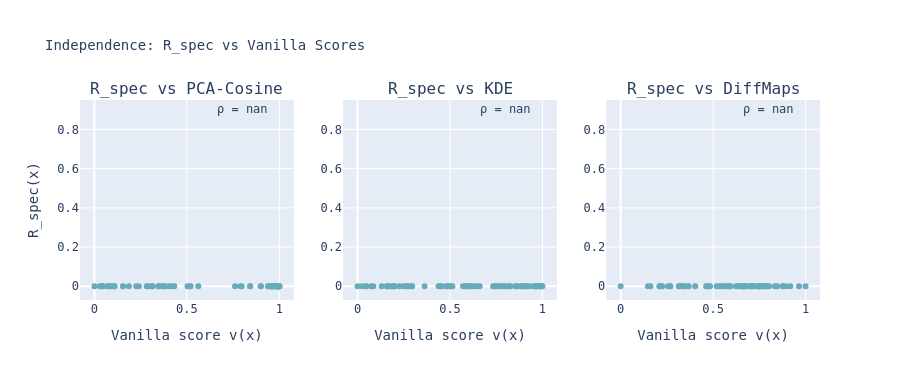

Notebook code for this chart:
### Markdown cell above
---
## 9 · Independence checks (Principle 6)

We verify that `R_spec` is not a disguised copy of any vanilla score  
by plotting scatter plots and computing Pearson ρ.

### Code cell
fig4 = make_subplots(rows=1, cols=3,
    subplot_titles=["R_spec vs PCA-Cosine", "R_spec vs KDE", "R_spec vs DiffMaps"])

vanilla_pairs = [("PCA-Cosine", v_pca), ("KDE", v_kde), ("DiffMaps", v_diff)]
for col_idx, (vname, v) in enumerate(vanilla_pairs, start=1):
    rho, _ = pearsonr(R_spec, v)
    fig4.add_trace(go.Scatter(
        x=v, y=R_spec,
        mode="markers",
        text=[f"{w} ({l})" for w, l in zip(words, labels)],
        marker=dict(color=R_spec, colorscale="Teal", size=6),
        showlegend=False,
        name=vname,
    ), row=1, col=col_idx)
    fig4.add_annotation(
        xref=f"x{col_idx}", yref=f"y{col_idx}",
        x=0.95, y=0.95, xanchor="right", yanchor="top",
        text=f"ρ = {rho:.3f}",
        showarrow=False, font=dict(size=12),
        row=1, col=col_idx)

fig4.update_xaxes(title_text="Vanilla score v(x)")
fig4.update_yaxes(title_text="R_spec(x)", col=1)
fig4.update_layout(height=380, title_text="Independence: R_spec vs Vanilla Scores",
                   font_family="monospace", title_font_size=14)
fig4.write_image(OUTPUT_DIR / "fig_04_independence.png", scale=2)
fig4.show()
print("Saved fig_04_independence.png")

### Figure 1 — Plotly figure (JSON) as saved in the notebook; plotly's stock layout.template omitted (floating-point values rounded to 4 significant figures)
{"data": [{"marker": {"color": [0.0, 0.0, 0.0, 0.0, 0.0, 0.0, 0.0, 0.0, 0.0, 0.0, 0.0, 0.0, 0.0, 0.0, 0.0, 0.0, 0.0, 0.0, 0.0, 0.0, 0.0, 0.0, 0.0, 0.0, 0.0, 0.0, 0.0, 0.0, 0.0, 0.0, 0.0, 0.0, 0.0, 0.0, 0.0, 0.0, 0.0, 0.0, 0.0, 0.0, 0.0, 0.0, 0.0, 0.0, 0.0, 0.0, 0.0, 0.0, 0.0, 0.0, 0.0, 0.0, 0.0, 0.0, 0.0, 0.0, 0.0, 0.0, 0.0, 0.0, 0.0, 0.0, 0.0, 0.0, 0.0, 0.0, 0.0, 0.0, 0.0, 0.0, 0.0, 0.0, 0.0, 0.0, 0.0, 0.0, 0.0, 0.0, 0.0, 0.0], "colorscale": [[0, "rgb(209, 238, 234)"], [0.1667, "rgb(168, 219, 217)"], [0.3333, "rgb(133, 196, 201)"], [0.5, "rgb(104, 171, 184)"], [0.6667, "rgb(79, 144, 166)"], [0.8333, "rgb(59, 115, 143)"], [1, "rgb(42, 86, 116)"]], "size": 6}, "mode": "markers", "name": "PCA-Cosine", "showlegend": false, "text": ["bread (FOOD)", "rice (FOOD)", "soup (FOOD)", "cake (FOOD)", "pizza (FOOD)", "pasta (FOOD)", "salad (FOOD)", "curry (FOOD)", "cheese (FOOD)", "butter (FOOD)", "cream (FOOD)", "jam (FOOD)", "honey (FOOD)", "chocolate (FOOD)", "coffee (FOOD)", "tea (FOOD)", "wine (FOOD)", "beer (FOOD)", "milk (FOOD)", "sugar (FOOD)", "atom (SCIENCE)", "electron (SCIENCE)", "proton (SCIENCE)", "neutron (SCIENCE)", "photon (SCIENCE)", "atom (SCIENCE)", "force (SCIENCE)", "energy (SCIENCE)", "mass (SCIENCE)", "gravity (SCIENCE)", "entropy (SCIENCE)", "plasma (SCIENCE)", "laser (SCIENCE)", "magnet (SCIENCE)", "circuit (SCIENCE)", "gene (SCIENCE)", "cell (SCIENCE)", "virus (SCIENCE)", "enzyme (SCIENCE)", "protein (SCIENCE)", "hammer (TOOL)", "saw (TOOL)", "drill (TOOL)", "drill (TOOL)", "screw (TOOL)", "nail (TOOL)", "bolt (TOOL)", "knife (TOOL)", "blade (TOOL)", "hook (TOOL)", "forge (TOOL)", "wheel (TOOL)", "axle (TOOL)", "lever (TOOL)", "axle (TOOL)", "gear (TOOL)", "spring (TOOL)", "joint (TOOL)", "vice (TOOL)", "hook (TOOL)", "red (COLOUR)", "blue (COLOUR)", "green (COLOUR)", "yellow (COLOUR)", "purple (COLOUR)", "orange (COLOUR)", "pink (COLOUR)", "brown (COLOUR)", "black (COLOUR)", "white (COLOUR)", "grey (COLOUR)", "grey (COLOUR)", "violet (COLOUR)", "gold (COLOUR)", "silver (COLOUR)", "beige (COLOUR)", "azure (COLOUR)", "indigo (COLOUR)", "violet (COLOUR)", "crimson (COLOUR)"], "type": "scatter", "x": [0.5169, 0.2916, 0.4298, 0.3668, 0.5035, 0.5203, 0.368, 0.312, 0.4082, 0.4312, 0.3096, 0.9633, 0.3783, 0.2823, 0.3137, 0.2258, 0.345, 0.3512, 0.3787, 0.3853, 0.8421, 0.9382, 0.9535, 0.9003, 0.5171, 0.8421, 0.9961, 0.9871, 0.9879, 0.9745, 0.8987, 0.974, 0.7889, 0.9652, 0.9986, 0.9988, 0.9895, 0.9745, 0.7963, 0.5618, 0.9976, 0.9733, 1.0, 1.0, 0.9885, 0.9889, 0.9403, 1.0, 0.9597, 0.9965, 0.9605, 0.9587, 0.9499, 0.9958, 0.9499, 0.9845, 0.7604, 0.9988, 0.9965, 0.9965, 0.07659, 0.06767, 0.03855, 0.0374, 0.1039, 0.03679, 0.08158, 0.04823, 0.0833, 0.04149, 0.108, 0.108, 0.1546, 0.0, 0.1863, 0.02875, 0.4066, 0.08839, 0.1546, 0.2403], "xaxis": "x", "y": [0.0, 0.0, 0.0, 0.0, 0.0, 0.0, 0.0, 0.0, 0.0, 0.0, 0.0, 0.0, 0.0, 0.0, 0.0, 0.0, 0.0, 0.0, 0.0, 0.0, 0.0, 0.0, 0.0, 0.0, 0.0, 0.0, 0.0, 0.0, 0.0, 0.0, 0.0, 0.0, 0.0, 0.0, 0.0, 0.0, 0.0, 0.0, 0.0, 0.0, 0.0, 0.0, 0.0, 0.0, 0.0, 0.0, 0.0, 0.0, 0.0, 0.0, 0.0, 0.0, 0.0, 0.0, 0.0, 0.0, 0.0, 0.0, 0.0, 0.0, 0.0, 0.0, 0.0, 0.0, 0.0, 0.0, 0.0, 0.0, 0.0, 0.0, 0.0, 0.0, 0.0, 0.0, 0.0, 0.0, 0.0, 0.0, 0.0, 0.0], "yaxis": "y"}, {"marker": {"color": [0.0, 0.0, 0.0, 0.0, 0.0, 0.0, 0.0, 0.0, 0.0, 0.0, 0.0, 0.0, 0.0, 0.0, 0.0, 0.0, 0.0, 0.0, 0.0, 0.0, 0.0, 0.0, 0.0, 0.0, 0.0, 0.0, 0.0, 0.0, 0.0, 0.0, 0.0, 0.0, 0.0, 0.0, 0.0, 0.0, 0.0, 0.0, 0.0, 0.0, 0.0, 0.0, 0.0, 0.0, 0.0, 0.0, 0.0, 0.0, 0.0, 0.0, 0.0, 0.0, 0.0, 0.0, 0.0, 0.0, 0.0, 0.0, 0.0, 0.0, 0.0, 0.0, 0.0, 0.0, 0.0, 0.0, 0.0, 0.0, 0.0, 0.0, 0.0, 0.0, 0.0, 0.0, 0.0, 0.0, 0.0, 0.0, 0.0, 0.0], "colorscale": [[0, "rgb(209, 238, 234)"], [0.1667, "rgb(168, 219, 217)"], [0.3333, "rgb(133, 196, 201)"], [0.5, "rgb(104, 171, 184)"], [0.6667, "rgb(79, 144, 166)"], [0.8333, "rgb(59, 115, 143)"], [1, "rgb(42, 86, 116)"]], "size": 6}, "mode": "markers", "name": "KDE", "showlegend": false, "text": ["bread (FOOD)", "rice (FOOD)", "soup (FOOD)", "cake (FOOD)", "pizza (FOOD)", "pasta (FOOD)", "salad (FOOD)", "curry (FOOD)", "cheese (FOOD)", "butter (FOOD)", "cream (FOOD)", "jam (FOOD)", "honey (FOOD)", "chocolate (FOOD)", "coffee (FOOD)", "tea (FOOD)", "wine (FOOD)", "beer (FOOD)", "milk (FOOD)", "sugar (FOOD)", "atom (SCIENCE)", "electron (SCIENCE)", "proton (SCIENCE)", "neutron (SCIENCE)", "photon (SCIENCE)", "atom (SCIENCE)", "force (SCIENCE)", "energy (SCIENCE)", "mass (SCIENCE)", "gravity (SCIENCE)", "entropy (SCIENCE)", "plasma (SCIENCE)", "laser (SCIENCE)", "magnet (SCIENCE)", "circuit (SCIENCE)", "gene (SCIENCE)", "cell (SCIENCE)", "virus (SCIENCE)", "enzyme (SCIENCE)", "protein (SCIENCE)", "hammer (TOOL)", "saw (TOOL)", "drill (TOOL)", "drill (TOOL)", "screw (TOOL)", "nail (TOOL)", "bolt (TOOL)", "knife (TOOL)", "blade (TOOL)", "hook (TOOL)", "forge (TOOL)", "wheel (TOOL)", "axle (TOOL)", "lever (TOOL)", "axle (TOOL)", "gear (TOOL)", "spring (TOOL)", "joint (TOOL)", "vice (TOOL)", "hook (TOOL)", "red (COLOUR)", "blue (COLOUR)", "green (COLOUR)", "yellow (COLOUR)", "purple (COLOUR)", "orange (COLOUR)", "pink (COLOUR)", "brown (COLOUR)", "black (COLOUR)", "white (COLOUR)", "grey (COLOUR)", "grey (COLOUR)", "violet (COLOUR)", "gold (COLOUR)", "silver (COLOUR)", "beige (COLOUR)", "azure (COLOUR)", "indigo (COLOUR)", "violet (COLOUR)", "crimson (COLOUR)"], "type": "scatter", "x": [0.3623, 0.4565, 0.6383, 0.5929, 0.4498, 0.5013, 0.5128, 0.7442, 0.2881, 0.4381, 0.4479, 0.9581, 0.6212, 0.2655, 0.2955, 0.2748, 0.6606, 0.5021, 0.1607, 0.2623, 0.586, 0.5704, 0.8228, 0.7975, 0.5021, 0.586, 0.7562, 0.9631, 0.8531, 0.8845, 0.987, 0.9735, 0.8615, 0.8803, 0.9181, 0.9872, 0.992, 1.0, 0.7752, 0.6489, 0.7332, 0.8584, 0.4819, 0.4819, 0.7455, 0.9701, 0.7975, 0.9034, 0.8932, 0.9957, 0.927, 0.827, 0.6106, 0.7851, 0.6106, 0.9086, 0.9636, 0.8162, 0.9469, 0.9957, 0.1687, 0.1305, 0.08542, 0.157, 0.02486, 0.1807, 0.07418, 0.2478, 0.2008, 0.1637, 0.04733, 0.04733, 0.1952, 0.8973, 0.6122, 0.0, 0.7685, 0.1981, 0.1952, 0.2262], "xaxis": "x2", "y": [0.0, 0.0, 0.0, 0.0, 0.0, 0.0, 0.0, 0.0, 0.0, 0.0, 0.0, 0.0, 0.0, 0.0, 0.0, 0.0, 0.0, 0.0, 0.0, 0.0, 0.0, 0.0, 0.0, 0.0, 0.0, 0.0, 0.0, 0.0, 0.0, 0.0, 0.0, 0.0, 0.0, 0.0, 0.0, 0.0, 0.0, 0.0, 0.0, 0.0, 0.0, 0.0, 0.0, 0.0, 0.0, 0.0, 0.0, 0.0, 0.0, 0.0, 0.0, 0.0, 0.0, 0.0, 0.0, 0.0, 0.0, 0.0, 0.0, 0.0, 0.0, 0.0, 0.0, 0.0, 0.0, 0.0, 0.0, 0.0, 0.0, 0.0, 0.0, 0.0, 0.0, 0.0, 0.0, 0.0, 0.0, 0.0, 0.0, 0.0], "yaxis": "y2"}, {"marker": {"color": [0.0, 0.0, 0.0, 0.0, 0.0, 0.0, 0.0, 0.0, 0.0, 0.0, 0.0, 0.0, 0.0, 0.0, 0.0, 0.0, 0.0, 0.0, 0.0, 0.0, 0.0, 0.0, 0.0, 0.0, 0.0, 0.0, 0.0, 0.0, 0.0, 0.0, 0.0, 0.0, 0.0, 0.0, 0.0, 0.0, 0.0, 0.0, 0.0, 0.0, 0.0, 0.0, 0.0, 0.0, 0.0, 0.0, 0.0, 0.0, 0.0, 0.0, 0.0, 0.0, 0.0, 0.0, 0.0, 0.0, 0.0, 0.0, 0.0, 0.0, 0.0, 0.0, 0.0, 0.0, 0.0, 0.0, 0.0, 0.0, 0.0, 0.0, 0.0, 0.0, 0.0, 0.0, 0.0, 0.0, 0.0, 0.0, 0.0, 0.0], "colorscale": [[0, "rgb(209, 238, 234)"], [0.1667, "rgb(168, 219, 217)"], [0.3333, "rgb(133, 196, 201)"], [0.5, "rgb(104, 171, 184)"], [0.6667, "rgb(79, 144, 166)"], [0.8333, "rgb(59, 115, 143)"], [1, "rgb(42, 86, 116)"]], "size": 6}, "mode": "markers", "name": "DiffMaps", "showlegend": false, "text": ["bread (FOOD)", "rice (FOOD)", "soup (FOOD)", "cake (FOOD)", "pizza (FOOD)", "pasta (FOOD)", "salad (FOOD)", "curry (FOOD)", "cheese (FOOD)", "butter (FOOD)", "cream (FOOD)", "jam (FOOD)", "honey (FOOD)", "chocolate (FOOD)", "coffee (FOOD)", "tea (FOOD)", "wine (FOOD)", "beer (FOOD)", "milk (FOOD)", "sugar (FOOD)", "atom (SCIENCE)", "electron (SCIENCE)", "proton (SCIENCE)", "neutron (SCIENCE)", "photon (SCIENCE)", "atom (SCIENCE)", "force (SCIENCE)", "energy (SCIENCE)", "mass (SCIENCE)", "gravity (SCIENCE)", "entropy (SCIENCE)", "plasma (SCIENCE)", "laser (SCIENCE)", "magnet (SCIENCE)", "circuit (SCIENCE)", "gene (SCIENCE)", "cell (SCIENCE)", "virus (SCIENCE)", "enzyme (SCIENCE)", "protein (SCIENCE)", "hammer (TOOL)", "saw (TOOL)", "drill (TOOL)", "drill (TOOL)", "screw (TOOL)", "nail (TOOL)", "bolt (TOOL)", "knife (TOOL)", "blade (TOOL)", "hook (TOOL)", "forge (TOOL)", "wheel (TOOL)", "axle (TOOL)", "lever (TOOL)", "axle (TOOL)", "gear (TOOL)", "spring (TOOL)", "joint (TOOL)", "vice (TOOL)", "hook (TOOL)", "red (COLOUR)", "blue (COLOUR)", "green (COLOUR)", "yellow (COLOUR)", "purple (COLOUR)", "orange (COLOUR)", "pink (COLOUR)", "brown (COLOUR)", "black (COLOUR)", "white (COLOUR)", "grey (COLOUR)", "grey (COLOUR)", "violet (COLOUR)", "gold (COLOUR)", "silver (COLOUR)", "beige (COLOUR)", "azure (COLOUR)", "indigo (COLOUR)", "violet (COLOUR)", "crimson (COLOUR)"], "type": "scatter", "x": [0.5827, 0.7411, 0.7957, 0.8022, 0.6618, 0.6707, 0.755, 0.876, 0.6561, 0.7013, 0.7418, 0.7526, 0.7766, 0.7174, 0.6554, 0.6668, 0.8457, 0.79, 0.5892, 0.594, 0.4669, 0.222, 0.4621, 0.5192, 0.5861, 0.4669, 0.623, 0.7186, 0.6399, 0.6323, 0.8335, 0.7117, 0.8778, 0.7677, 0.7397, 0.9173, 0.7396, 0.9646, 0.3667, 0.5612, 0.5324, 0.7076, 0.3178, 0.3178, 0.5685, 0.7889, 0.6367, 0.6661, 0.7504, 0.7711, 0.6737, 0.6563, 0.482, 0.5428, 0.482, 0.7008, 0.8931, 0.5455, 0.682, 0.7711, 0.3309, 0.3147, 0.2247, 0.2565, 0.1477, 0.3665, 0.1611, 0.3357, 0.4031, 0.3386, 0.2103, 0.2103, 0.2682, 1.0, 0.76, 0.0, 0.7454, 0.2119, 0.2682, 0.3462], "xaxis": "x3", "y": [0.0, 0.0, 0.0, 0.0, 0.0, 0.0, 0.0, 0.0, 0.0, 0.0, 0.0, 0.0, 0.0, 0.0, 0.0, 0.0, 0.0, 0.0, 0.0, 0.0, 0.0, 0.0, 0.0, 0.0, 0.0, 0.0, 0.0, 0.0, 0.0, 0.0, 0.0, 0.0, 0.0, 0.0, 0.0, 0.0, 0.0, 0.0, 0.0, 0.0, 0.0, 0.0, 0.0, 0.0, 0.0, 0.0, 0.0, 0.0, 0.0, 0.0, 0.0, 0.0, 0.0, 0.0, 0.0, 0.0, 0.0, 0.0, 0.0, 0.0, 0.0, 0.0, 0.0, 0.0, 0.0, 0.0, 0.0, 0.0, 0.0, 0.0, 0.0, 0.0, 0.0, 0.0, 0.0, 0.0, 0.0, 0.0, 0.0, 0.0], "yaxis": "y3"}], "layout": {"annotations": [{"font": {"size": 16}, "showarrow": false, "text": "R_spec vs PCA-Cosine", "x": 0.1444, "xanchor": "center", "xref": "paper", "y": 1, "yanchor": "bottom", "yref": "paper"}, {"font": {"size": 16}, "showarrow": false, "text": "R_spec vs KDE", "x": 0.5, "xanchor": "center", "xref": "paper", "y": 1, "yanchor": "bottom", "yref": "paper"}, {"font": {"size": 16}, "showarrow": false, "text": "R_spec vs DiffMaps", "x": 0.8556, "xanchor": "center", "xref": "paper", "y": 1, "yanchor": "bottom", "yref": "paper"}, {"font": {"size": 12}, "showarrow": false, "text": "ρ = nan", "x": 0.95, "xanchor": "right", "xref": "x", "y": 0.95, "yanchor": "top", "yref": "y"}, {"font": {"size": 12}, "showarrow": false, "text": "ρ = nan", "x": 0.95, "xanchor": "right", "xref": "x2", "y": 0.95, "yanchor": "top", "yref": "y2"}, {"font": {"size": 12}, "showarrow": false, "text": "ρ = nan", "x": 0.95, "xanchor": "right", "xref": "x3", "y": 0.95, "yanchor": "top", "yref": "y3"}], "font": {"family": "monospace"}, "height": 380, "title": {"font": {"size": 14}, "text": "Independence: R_spec vs Vanilla Scores"}, "xaxis": {"anchor": "y", "domain": [0, 0.2889], "title": {"text": "Vanilla score v(x)"}}, "xaxis2": {"anchor": "y2", "domain": [0.3556, 0.6444], "title": {"text": "Vanilla score v(x)"}}, "xaxis3": {"anchor": "y3", "domain": [0.7111, 1], "title": {"text": "Vanilla score v(x)"}}, "yaxis": {"anchor": "x", "domain": [0, 1], "title": {"text": "R_spec(x)"}}, "yaxis2": {"anchor": "x2", "domain": [0, 1]}, "yaxis3": {"anchor": "x3", "domain": [0, 1]}}}
